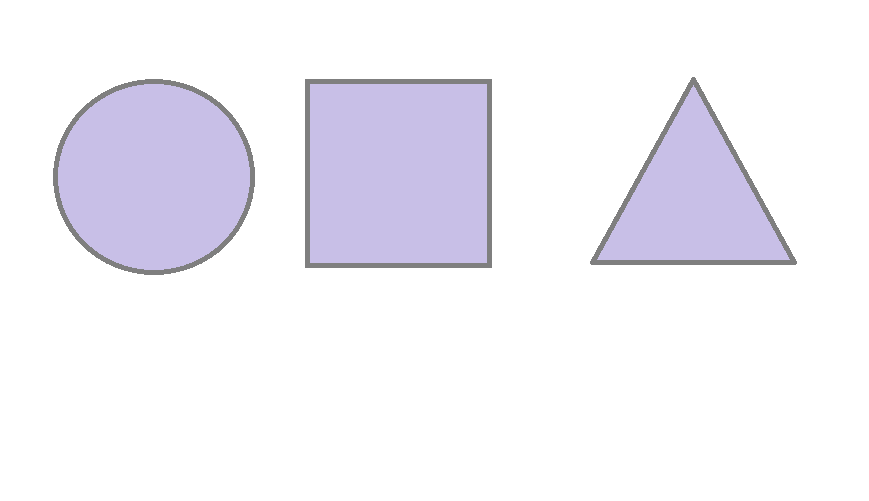
#> input picture Figuras/figuras.png, 869 x 501 px, given in place of the camera
$ python DeteccionG.py
#> lines starting #> are read from the running program, lines starting #| are printed output that depends on the picture; after the words box and inside, x2 and y2 are one past the last pixel; in counts of white or black regions, pixels touching at a corner belong together
import numpy as np
import cv2
import os

# Rutas donde se guardarán las imágenes
ruta_guardado = r"M:\9no Semestre\WONG\Figuras"
ruta_guardado_fotos = os.path.join(ruta_guardado, "Guardadas")

# Crear la carpeta para las fotos guardadas si no existe
if not os.path.exists(ruta_guardado_fotos):
    os.makedirs(ruta_guardado_fotos)

cap = cv2.VideoCapture(0)

font = cv2.FONT_HERSHEY_COMPLEX

num_figuras = 1  # Inicializar el número de figuras

while True:
    ret, frame = cap.read()
#> frame is the input picture: shape (501, 869, 3); mean B, G, R 247.9, 240.9, 242.4
    if not ret:
        break

    gray = cv2.cvtColor(frame, cv2.COLOR_BGR2GRAY)
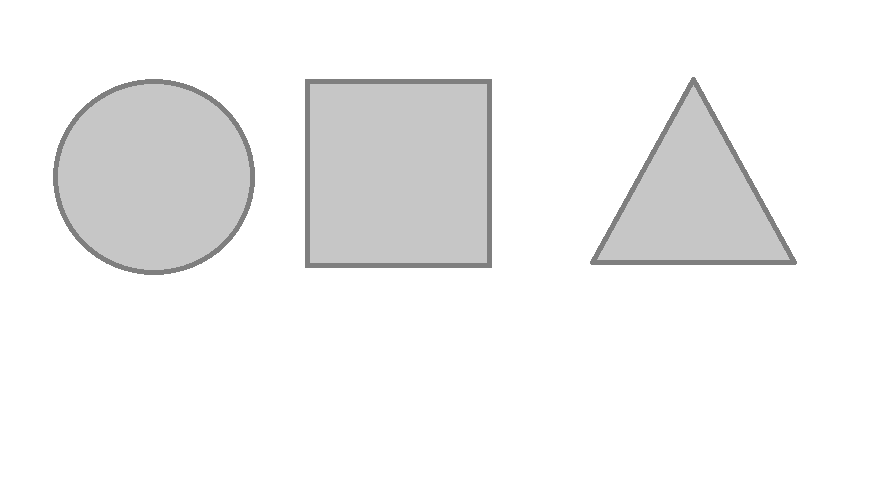
#> gray: shape (501, 869); min 127, max 255, mean 242.1
    blurred = cv2.GaussianBlur(gray, (5, 5), 0)
    edges = cv2.Canny(blurred, 50, 180)
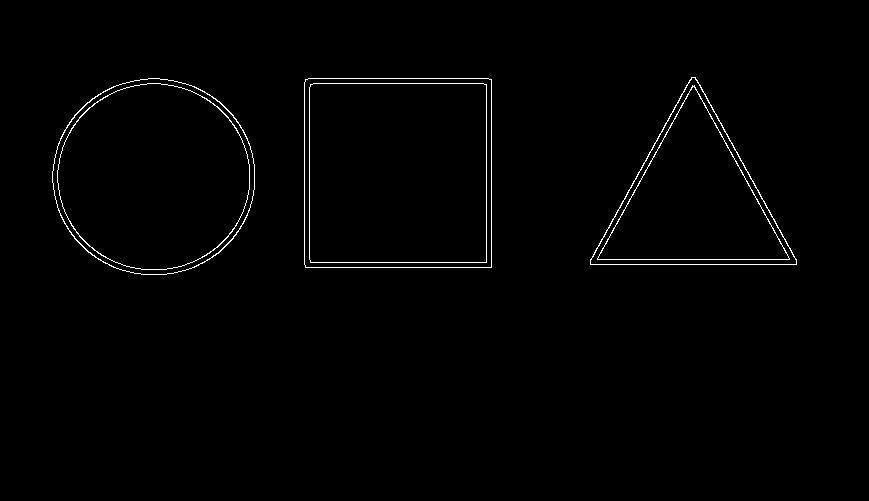
#> edges: shape (501, 869); 0.97% white in thin lines or dots, all inside (x1, y1, x2, y2) = (52, 77, 797, 275)

    contours, _ = cv2.findContours(edges, cv2.RETR_EXTERNAL, cv2.CHAIN_APPROX_SIMPLE)
#> contours = 3 contours; box (x1, y1, x2, y2) and area: (304, 78, 492, 268) 35332, (52, 78, 255, 275) 31171, (590, 77, 797, 265) 20087

    for contour in contours:
        epsilon = 0.04 * cv2.arcLength(contour, True)
        approx = cv2.approxPolyDP(contour, epsilon, True)

        vertices = len(approx)
        if vertices == 3:
            shape = "Figura desconocida"
        elif vertices == 4:
            shape = "Figura desconocida"
        elif vertices > 4:
            area = cv2.contourArea(contour)
            perimeter = cv2.arcLength(contour, True)
            circularity = 4 * np.pi * area / (perimeter ** 2)
            if circularity > 0.75:
                shape = "Figura desconocida"
            else:
                shape = "Figura desconocida"
        else:
            shape = "Figura desconocida"

        M = cv2.moments(contour)
        if M['m00'] != 0:  # que no sea 0
            cx = int(M['m10'] / M['m00'])
            cy = int(M['m01'] / M['m00'])

            # Mostrar la etiqueta "Figura desconocida" y número de figura en la imagen
            cv2.putText(frame, f"{shape} {num_figuras}", (cx - 20, cy), font, 0.5, (0, 0, 0), 2)
            cv2.drawContours(frame, [contour], -1, (255, 0, 0), 2)

            # Mostrar la imagen antes de guardarla
            cv2.imshow("Imagen a guardar", frame)
            key = cv2.waitKey(0) & 0xFF

            if key == ord('s'):  # Si se presiona 's', guardar la imagen
                shape_name = input(f"Ingrese el nombre para la figura {num_figuras}: ")
                filename = os.path.join(ruta_guardado_fotos, f"{shape_name}_{num_figuras}.jpg")
                cv2.imwrite(filename, frame)
                num_figuras += 1  # Incrementar el número de figuras

            elif key == ord('4'):  # Si se presiona '4', cerrar la cámara y terminar el programa
                cap.release()
                cv2.destroyAllWindows()
                exit()
#> this loop made 3 passes; (key q is pressed on pass 1)
#> (epsilon, vertices, area, perimeter, circularity, cx, cy) on pass 2: (26.4, 8, 31171, 660.1, 0.899, 153, 176)
#> (epsilon, approx, vertices, cx, cy) on passes 1, 3: (29.99, [[305, 79], [305, 267], [491, 267], [491, 79]], 4, 397, 172), (26.71, [[691, 77], [590, 264], [796, 264]], 3, 693, 200)
#> pass 1, `cv2.imshow("Imagen a guardar", frame)`:
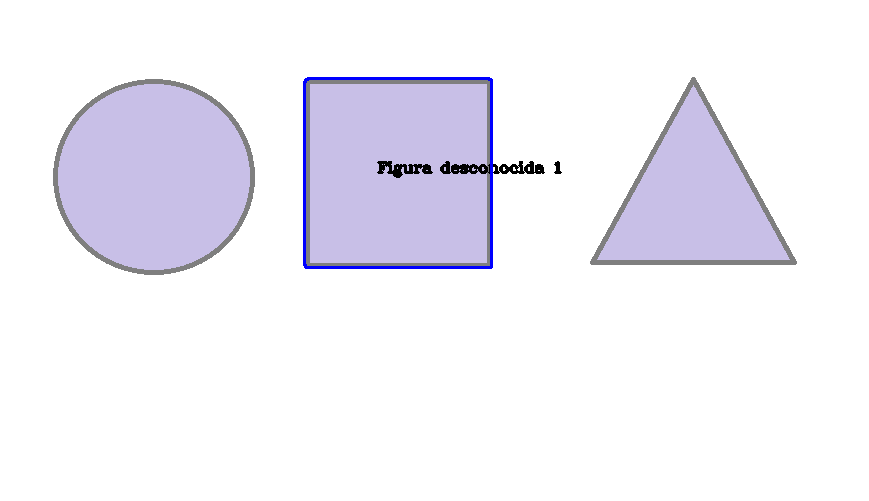
#> window 'Imagen a guardar': shape (501, 869, 3); mean B, G, R 247.5, 239.2, 240.8
#> pass 2, `cv2.imshow("Imagen a guardar", frame)`:
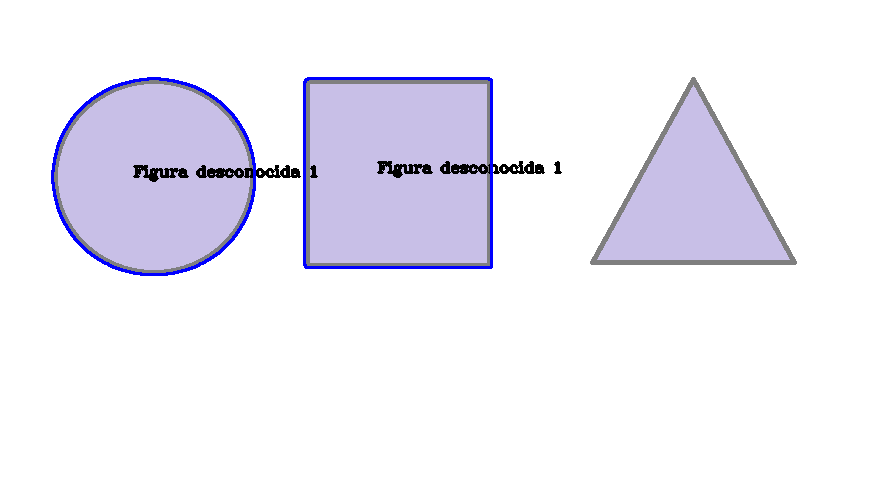
#> window 'Imagen a guardar': shape (501, 869, 3); mean B, G, R 247.1, 237.6, 239.2
#> after the loop:
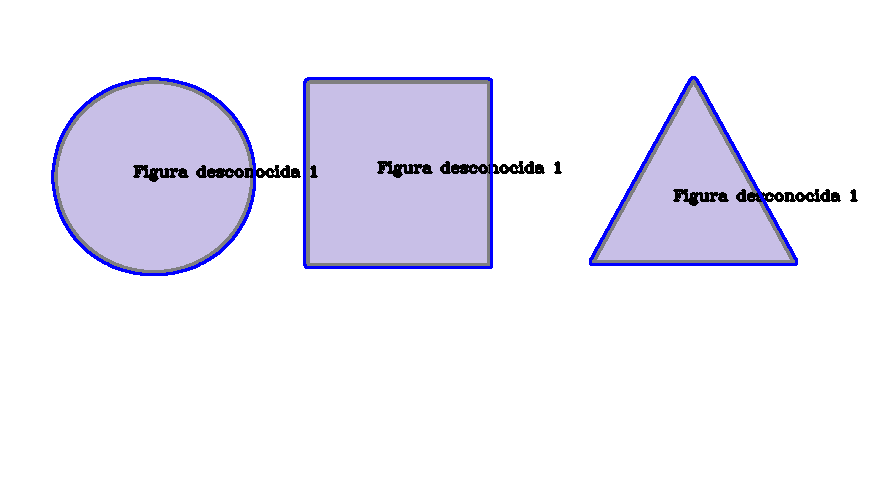
#> frame: shape (501, 869, 3); 2.42% of pixels changed, all inside (x1, y1, x2, y2) = (51, 76, 858, 276)
#> after the loop, num_figuras = 1

    cv2.imshow("Figura Detection", frame)

    if cv2.waitKey(1) & 0xFF == ord('q'):
#> (key q is pressed here)
        break

cap.release()
cv2.destroyAllWindows()
